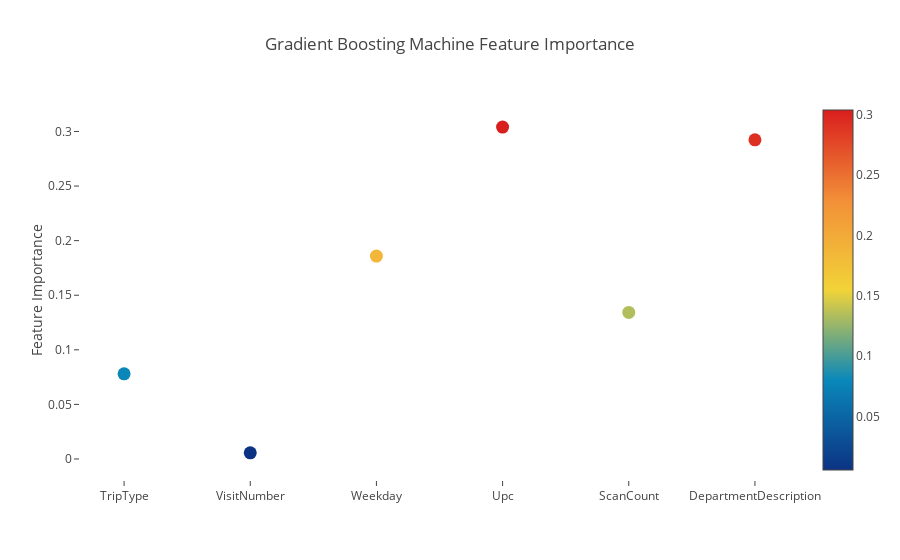

Notebook code for this chart:
### Code cell
# Scatter plot 
trace = go.Scatter(
    y = gb.feature_importances_,
    x = features,
    mode='markers',
    marker=dict(
        sizemode = 'diameter',
        sizeref = 1,
        size = 13,
        color = gb.feature_importances_,
        colorscale='Portland',
        showscale=True
    ),
    text = features
)

layout= go.Layout(
    autosize= True,
    title= 'Gradient Boosting Machine Feature Importance',
    hovermode= 'closest',
     xaxis= dict(
         ticklen= 5,
         showgrid=False,
        zeroline=False,
        showline=False
     ),
    yaxis=dict(
        title= 'Feature Importance',
        showgrid=False,
        zeroline=False,
        ticklen= 5,
        gridwidth= 2
    ),
    showlegend= False
)
fig = go.Figure(data=[trace], layout=layout)
py.iplot(fig)

### Figure 1 — Plotly figure (JSON) as saved in the notebook; plotly's stock layout.template omitted (floating-point values rounded to 4 significant figures)
{"data": [{"marker": {"color": [0.07804, 0.005594, 0.1858, 0.304, 0.1342, 0.2924], "colorscale": "Portland", "showscale": true, "size": 13, "sizemode": "diameter", "sizeref": 1}, "mode": "markers", "text": ["TripType", "VisitNumber", "Weekday", "Upc", "ScanCount", "DepartmentDescription", "FinelineNumber"], "type": "scatter", "uid": "30df3fdc-8d8e-11e8-8f05-8c8590746e45", "x": ["TripType", "VisitNumber", "Weekday", "Upc", "ScanCount", "DepartmentDescription", "FinelineNumber"], "y": [0.07804, 0.005594, 0.1858, 0.304, 0.1342, 0.2924]}], "layout": {"autosize": true, "hovermode": "closest", "showlegend": false, "title": "Gradient Boosting Machine Feature Importance", "xaxis": {"showgrid": false, "showline": false, "ticklen": 5, "zeroline": false}, "yaxis": {"gridwidth": 2, "showgrid": false, "ticklen": 5, "title": "Feature Importance", "zeroline": false}}}
